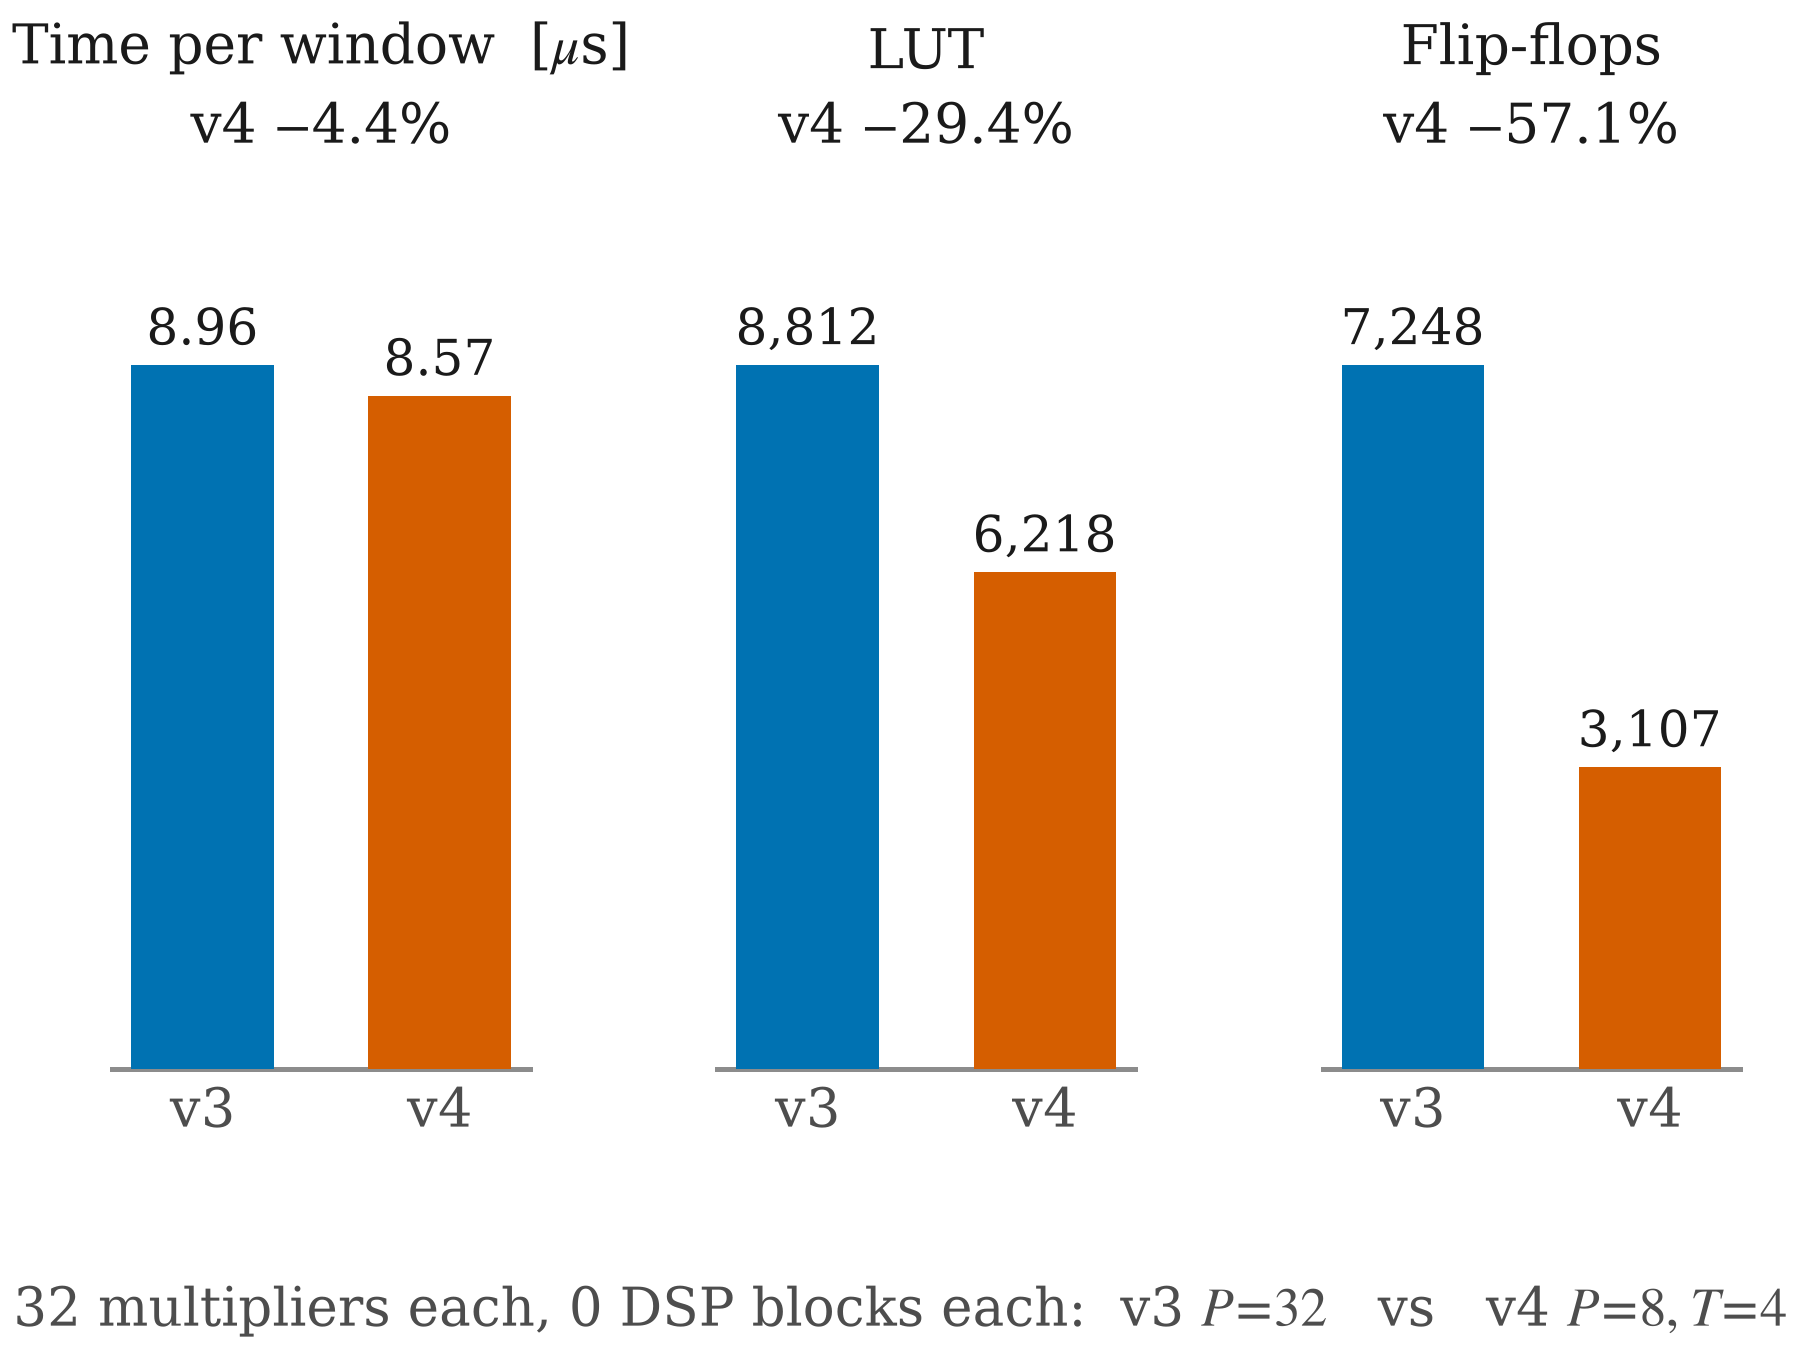

This chart was generated by the following Python code:
"""Figure 4 -- what the banked datapath buys at a fixed multiplier budget.

Three separate panels rather than one normalised chart: the quantities have
different units and a shared axis would misrepresent them. Read together they say
the banked core is not faster, it is smaller.

Caption to place under this figure:
  Fig. 4. Both configurations spend 32 multipliers. Post-route results, Vivado
  out-of-context, xc7z020clg484-1, 10 ns constraint with I/O delays applied.
  Time per window uses each core's own Fmax.
"""
import matplotlib.pyplot as plt

import data
import paperstyle as ps

ps.use_paper_style()

v3, v4 = data.ISO64["v3"], data.ISO64["v4"]
panels = [
    ("Time per window", "$\\mu$s", v3["us_per_window"], v4["us_per_window"], "{:.2f}"),
    ("LUT", "", v3["lut"], v4["lut"], "{:,.0f}"),
    ("Flip-flops", "", v3["ff"], v4["ff"], "{:,.0f}"),
]

fig, axes = plt.subplots(1, 3, figsize=(ps.COL_W, 1.95))

for ax, (title, unit, a, b, fmt) in zip(axes, panels):
    ax.bar([0], [a], width=0.6, color=ps.BLUE, zorder=3)
    ax.bar([1], [b], width=0.6, color=ps.VERM, zorder=3)
    for i, v in enumerate((a, b)):
        ax.annotate(fmt.format(v), (i, v), textcoords="offset points",
                    xytext=(0, 2.5), ha="center", fontsize=6, color=ps.INK)
    delta = (b - a) / a * 100
    ax.set_title(f"{title}{'  [' + unit + ']' if unit else ''}\n"
                 f"v4 {'$+$' if delta > 0 else '$-$'}{abs(delta):.1f}%",
                 fontsize=6.6, color=ps.INK, pad=3, linespacing=1.35)
    ax.set_xticks([0, 1])
    ax.set_xticklabels(["v3", "v4"], fontsize=6.5)
    ax.set_ylim(0, max(a, b) * 1.28)
    ax.set_yticks([])
    for s in ("top", "right", "left"):
        ax.spines[s].set_visible(False)
    ax.spines["bottom"].set_color(ps.MUTED)
    ax.tick_params(axis="x", length=0, pad=2, colors=ps.INK2)

fig.text(0.5, -0.11,
         "32 multipliers each, 0 DSP blocks each:  "
         "v3 $P\\!=\\!32$   vs   v4 $P\\!=\\!8, T\\!=\\!4$",
         ha="center", fontsize=6.4, color=ps.INK2)
fig.subplots_adjust(wspace=0.45)
ps.save(fig, "fig4_iso_tradeoff")
